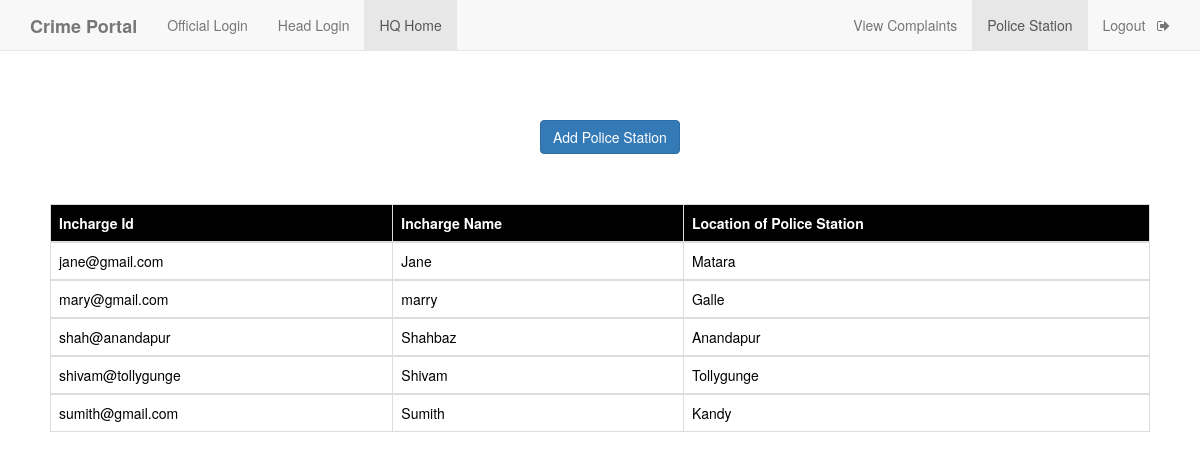
The app's page /head_view_police_station.php (signed in) with its own data.
### tables this page shows
CREATE TABLE `police_station` (
  `i_id` varchar(50) NOT NULL,
  `i_name` varchar(50) NOT NULL,
  `location` varchar(50) NOT NULL,
  `i_pass` varchar(50) NOT NULL
);

### head_view_police_station.php (the view, shortened to what this page needs)
<!DOCTYPE html>
<html>
<head>
    <?php
    $conn=mysqli_connect("localhost","root","");
    mysqli_select_db($conn,"crime");
    $query="select i_id,i_name,location from police_station";
    $result=mysqli_query($conn,$query);
    ?>
	<link rel="stylesheet" type="text/css" href="https://maxcdn.bootstrapcdn.com/bootstrap/3.3.5/css/bootstrap.min.css">
	<link rel="stylesheet" type="text/css" href="https://maxcdn.bootstrapcdn.com/font-awesome/4.4.0/css/font-awesome.min.css">
</head>
<body>
	<nav  class="navbar navbar-default navbar-fixed-top">
  <div class="container">
    <div class="navbar-header">
      <a class="navbar-brand" href="home.php"><b>Crime Portal</b></a>
    </div>
    <div id="navbar" class="collapse navbar-collapse">
      <ul class="nav navbar-nav">
        <li><a href="official_login.php">Official Login</a></li>
        <li><a href="headlogin.php">Head Login</a></li>
        <li class="active"><a href="head_view_police_station.php">HQ Home</a></li>
      </ul>
      <ul class="nav navbar-nav navbar-right">
        <li><a href="headHome.php">View Complaints</a></li>
        <li class="active" ><a href="head_view_police_station.php">Police Station</a></li>
        <li><a href="h_logout.php">Logout &nbsp <i class="fa fa-sign-out" aria-hidden="true"></i></a></li>
      </ul>
    </div>
  </div>
 </nav>
 <div  style="margin-top: 10%;margin-left: 45%">
   <a href="police_station_add.php" class="btn btn-primary">Add Police Station</a>
 </div>
<div style="padding:50px;">
   <table class="table table-bordered">
    <thead class="thead-dark" style="background-color: black; color: white;">
      <tr>
        <th scope="col">Incharge Id</th>
        <th scope="col">Incharge Name</th>
        <th scope="col">Location of Police Station</th>
      </tr>
    </thead>
<?php
      while($rows=mysqli_fetch_assoc($result)){
    ?>
    <tbody style="background-color: white; color: black;">
      <tr>
        <td><?php echo $rows['i_id']; ?></td>
        <td><?php echo $rows['i_name']; ?></td>
        <td><?php echo $rows['location']; ?></td>
      </tr>
    </tbody>
    <?php
    }
    ?>
</table>
 </div>
</body>
</html>

### records on screen
police_station: i_id "jane@gmail.com", i_name "Jane", location "Matara"
police_station: i_id "mary@gmail.com", i_name "marry", location "Galle"
police_station: i_id "shah@anandapur", i_name "Shahbaz", location "Anandapur"
police_station: i_id "shivam@tollygunge", i_name "Shivam", location "Tollygunge"
police_station: i_id "sumith@gmail.com", i_name "Sumith", location "Kandy"
